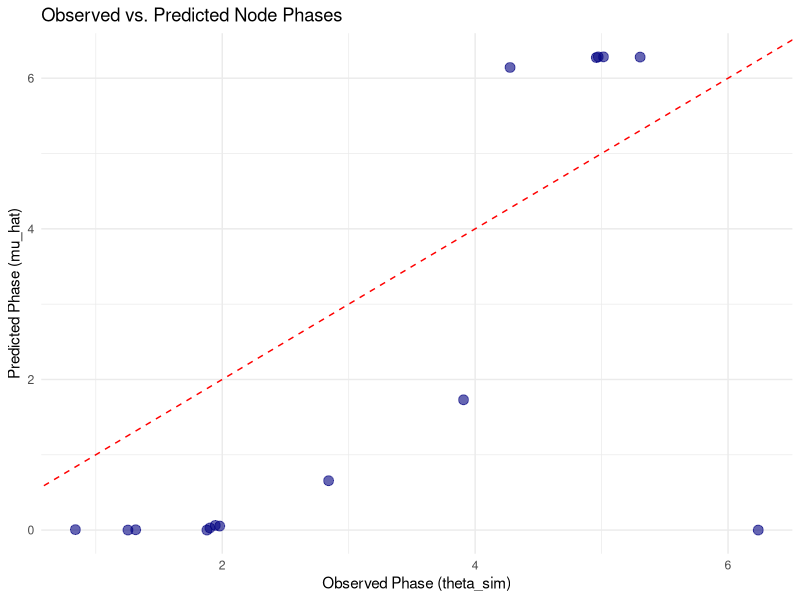
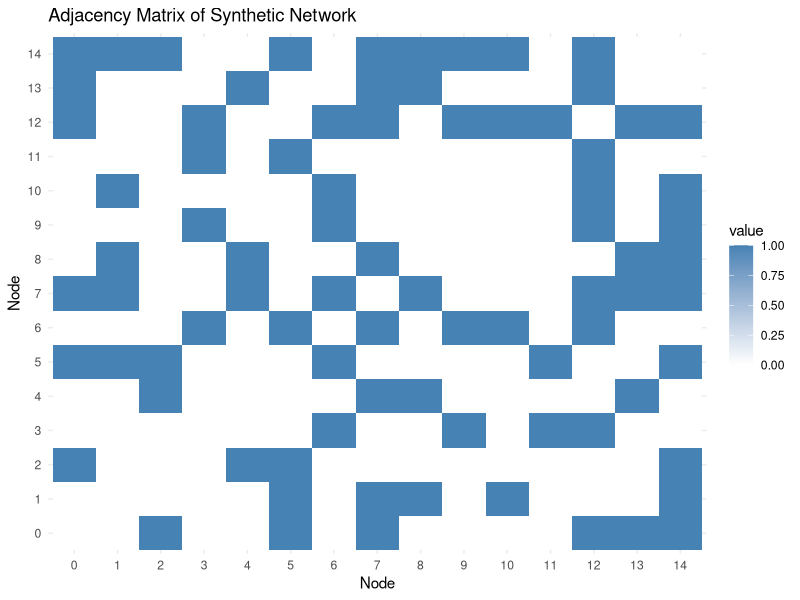
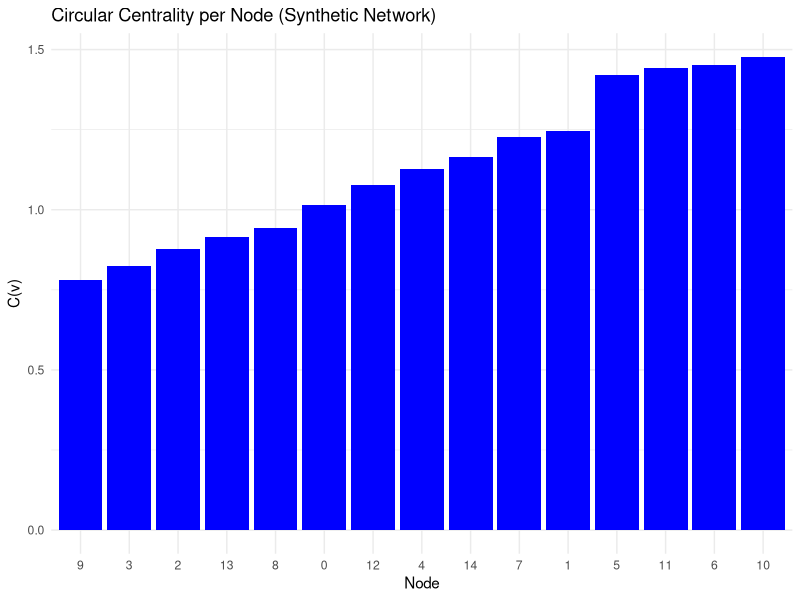
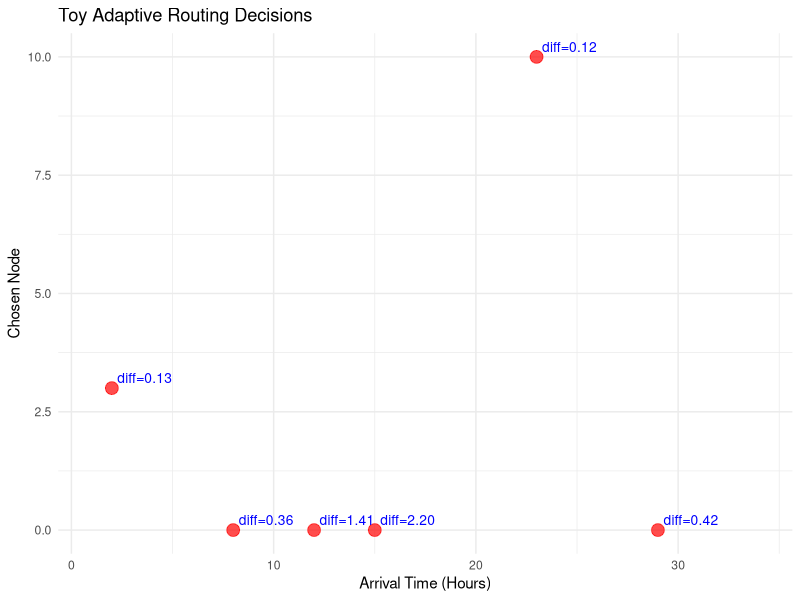

Here is the R script that generated these plots, in order:
# --------------------------------------------------------------------------------
# Circular Statistical Framework for a Simulated Network in R
# Based on: "A Novel Circular Statistical Framework for Adaptive Network Traffic Routing"
# --------------------------------------------------------------------------------

library(igraph)
library(circular)
library(ggplot2)
library(reshape2)

# 1. PRELIMINARIES & FOLDER
dir.create("results_simulated_network", showWarnings = FALSE)

# 2. SYNTHETIC NETWORK GENERATION
N <- 15        # number of nodes
p_edge <- 0.3  # probability of edge creation

set.seed(2023)
G <- sample_gnp(n = N, p = p_edge, directed = FALSE)
while (!is_connected(G)) {
  G <- sample_gnp(n = N, p = p_edge)
}

nodes <- 0:(N - 1)
A <- as.matrix(get.adjacency(G))

cat(sprintf("Generated a random connected graph with %d nodes and %d edges.\n", N, ecount(G)))

# 3. SIMULATE DATA (COVARIATE X_i AND PHASE theta_i)
logistic <- function(z) {
  return(1.0 / (1.0 + exp(-z)))
}

beta_true <- 1.7
kappa_true <- 4.0

set.seed(2023)
X <- rnorm(N, mean = 0.0, sd = 1.0)

eps <- as.numeric(rvonmises(n = N, mu = circular(0), kappa = kappa_true))
mu_true <- 2.0 * pi * logistic(X * beta_true)
theta_sim <- (mu_true + eps) %% (2.0 * pi)

df_nodes <- data.frame(
  node = nodes,
  X = X,
  theta_sim = theta_sim
)

cat("\nHead of the Node DataFrame:\n")
print(head(df_nodes))

# 4. FIT THE CIRCULAR REGRESSION (MLE)
neg_log_lik_circ_reg <- function(params, x, theta) {
  beta_ <- params[1]
  log_kappa <- params[2]
  kappa_ <- exp(log_kappa)
  mu_ <- 2.0 * pi * logistic(x * beta_)
  n <- length(theta)
  cos_term <- cos(theta - mu_)
  nll <- -kappa_ * sum(cos_term) + n * log(besselI(kappa_, 0) + 1e-12)
  return(nll)
}

init_params <- c(0.0, 0.0) # [beta, log(kappa)]
res <- optim(
  par = init_params,
  fn = neg_log_lik_circ_reg,
  x = df_nodes$X,
  theta = df_nodes$theta_sim,
  method = "BFGS"
)

beta_hat <- res$par[1]
kappa_hat <- exp(res$par[2])

cat("\n==========================\n")
cat("MLE RESULTS (CIRCULAR REGRESSION)\n")
cat("==========================\n")
cat(sprintf("Converged: %s, Value: %.4f\n", res$convergence == 0, res$value))
cat(sprintf("True beta:  %.4f,  Estimated beta:  %.4f\n", beta_true, beta_hat))
cat(sprintf("True kappa: %.4f, Estimated kappa: %.4f\n", kappa_true, kappa_hat))
cat("==========================\n\n")

df_mle <- data.frame(
  Parameter = c("beta", "kappa"),
  True_Value = c(beta_true, kappa_true),
  Estimate = c(beta_hat, kappa_hat)
)
cat("MLE Table:\n")
print(df_mle)
write.csv(df_mle, "results_simulated_network/mle_estimates.csv", row.names = FALSE)

# 5. COMPUTE CIRCULAR CENTRALITY
circular_centrality <- function(g, theta_dict) {
  cent <- numeric(vcount(g))
  v_list <- V(g)
  for (i in seq_along(v_list)) {
    v <- v_list[i]
    neighbors_v <- neighbors(g, v, mode = "all")
    if (length(neighbors_v) == 0) {
      cent[i] <- 0.0
      next
    }
    s <- 0.0
    for (u in neighbors_v) {
      # Match by index (1-based in R)
      u_idx <- which(v_list == u)
      s <- s + (1.0 - cos(theta_dict[i] - theta_dict[u_idx]))
    }
    cent[i] <- s / length(neighbors_v)
  }
  return(cent)
}

cent_vals <- circular_centrality(G, df_nodes$theta_sim)
df_nodes$circular_centrality <- cent_vals

cat("\nCircular Centrality (Head):\n")
print(head(df_nodes[, c("node", "theta_sim", "circular_centrality")]))
write.csv(df_nodes, "results_simulated_network/node_data_with_cent.csv", row.names = FALSE)

# 6. ADAPTIVE ROUTING DEMONSTRATION (TOY EXAMPLE)
T_period <- 24
arrival_times <- c(2, 8, 12, 15, 23, 29)

compute_phase_of_time <- function(t) {
  return(2.0 * pi * ((t %% T_period) / T_period))
}

predicted_mu <- 2.0 * pi * logistic(df_nodes$X * beta_hat)
df_nodes$mu_hat <- predicted_mu

route_decision <- function(t, df) {
  theta_t <- compute_phase_of_time(t)
  df$abs_diff <- abs(df$mu_hat - theta_t)
  best_idx <- which.min(df$abs_diff)
  return(list(chosen_node = df$node[best_idx], abs_diff = df$abs_diff[best_idx]))
}

routing_results <- list()
for (t in arrival_times) {
  res_route <- route_decision(t, df_nodes)
  routing_results[[length(routing_results) + 1]] <- data.frame(
    arrival_time = t,
    chosen_node = res_route$chosen_node,
    abs_phase_diff = res_route$abs_diff
  )
}

df_routing <- do.call(rbind, routing_results)
cat("\nToy Routing Decisions:\n")
print(df_routing)
write.csv(df_routing, "results_simulated_network/toy_routing_results.csv", row.names = FALSE)

# 7. PLOTTING RESULTS
# 1) Observed vs. Predicted
p1 <- ggplot(df_nodes, aes(x = theta_sim, y = mu_hat)) +
  geom_point(alpha = 0.6, color = "navy", size = 3) +
  geom_abline(slope = 1, intercept = 0, linetype = "dashed", color = "red") +
  labs(x = "Observed Phase (theta_sim)", y = "Predicted Phase (mu_hat)",
       title = "Observed vs. Predicted Node Phases") +
  theme_minimal()
ggsave("results_simulated_network/observed_vs_predicted.png", plot = p1, width = 6, height = 5, dpi = 300)

# 2) Heatmap of adjacency matrix
melted_adj <- melt(A)
colnames(melted_adj) <- c("Var1", "Var2", "value")
p2 <- ggplot(melted_adj, aes(x = factor(Var1 - 1), y = factor(Var2 - 1), fill = value)) +
  geom_tile() +
  scale_fill_gradient(low = "white", high = "steelblue") +
  labs(x = "Node", y = "Node", title = "Adjacency Matrix of Synthetic Network") +
  theme_minimal()
ggsave("results_simulated_network/adjacency_matrix_heatmap.png", plot = p2, width = 6, height = 5, dpi = 300)

# 3) Bar plot of circular centrality
df_cent_sorted <- df_nodes[order(df_nodes$circular_centrality), ]
df_cent_sorted$node_f <- factor(df_cent_sorted$node, levels = df_cent_sorted$node)
p3 <- ggplot(df_cent_sorted, aes(x = node_f, y = circular_centrality)) +
  geom_bar(stat = "identity", fill = "blue") +
  labs(x = "Node", y = "C(v)", title = "Circular Centrality per Node (Synthetic Network)") +
  theme_minimal()
ggsave("results_simulated_network/circular_centrality_barplot.png", plot = p3, width = 8, height = 5, dpi = 300)

# 4) Toy routing demo plot
p4 <- ggplot(df_routing, aes(x = arrival_time, y = chosen_node)) +
  geom_point(color = "red", size = 4, alpha = 0.7) +
  geom_text(aes(label = sprintf("diff=%.2f", abs_phase_diff)), hjust = -0.1, vjust = -0.5, color = "blue", size = 3.5) +
  labs(x = "Arrival Time (Hours)", y = "Chosen Node", title = "Toy Adaptive Routing Decisions") +
  theme_minimal() +
  xlim(min(df_routing$arrival_time) - 1, max(df_routing$arrival_time) + 5)
ggsave("results_simulated_network/adaptive_routing_demo.png", plot = p4, width = 7, height = 4, dpi = 300)

# 8. PRINTING WRAP-UP
cat("\nAll figures saved in './results_simulated_network' folder:\n")
for (figname in c("observed_vs_predicted.png", "adjacency_matrix_heatmap.png", 
                  "circular_centrality_barplot.png", "adaptive_routing_demo.png")) {
  cat(sprintf("   --> %s\n", figname))
}

cat("\nTables saved in './results_simulated_network' folder:\n")
for (tabname in c("mle_estimates.csv", "node_data_with_cent.csv", "toy_routing_results.csv")) {
  cat(sprintf("   --> %s\n", tabname))
}

cat("\nScript completed successfully. The above approach is aligned with:\n")
cat("'A Novel Circular Statistical Framework for Adaptive Network Traffic Routing.'\n")
